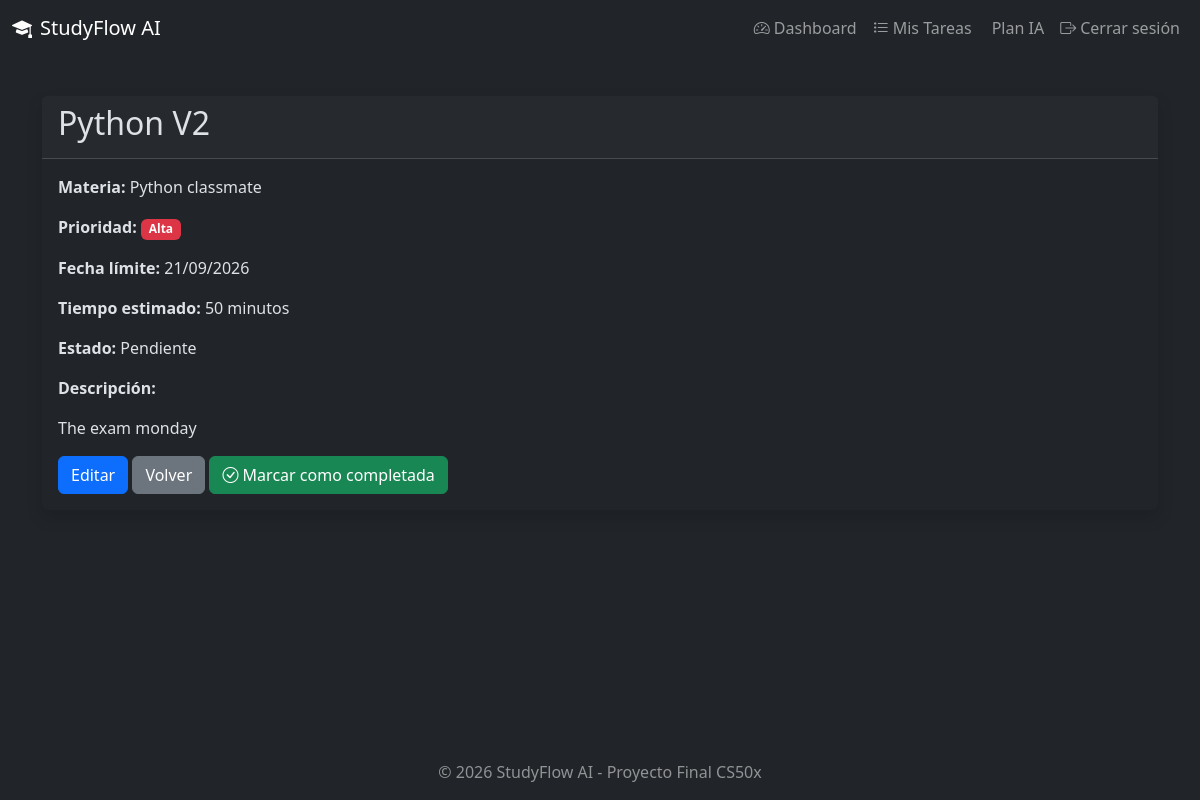
/tasks/15 (signed in), run on the app's committed database.
### models.py (models this page shows, shortened)
class Task(db.Model):
    __tablename__ = "tasks"
    id = db.Column(db.Integer, primary_key=True)
    title = db.Column(db.String(200), nullable=False)
    description = db.Column(db.Text, nullable=True)
    subject = db.Column(db.String(100), nullable=False)
    priority = db.Column(
        db.String(20),
        nullable=False,
        default="medium"
    )
    due_date = db.Column(db.Date, nullable=True)
    estimated_time = db.Column(db.Integer, nullable=True)
    completed = db.Column(db.Boolean, default=False)
    created_at = db.Column(db.DateTime, default=datetime.utcnow)
    user_id = db.Column(
        db.Integer,
        db.ForeignKey("users.id"),
        nullable=False
    )
    def get_priority_label(self):
        labels = {
            "low": "Baja",
            "medium": "Media",
            "high": "Alta"
        }
        return labels.get(self.priority, "Media")

### routes/tasks.py (the view)
@tasks_bp.route("/<int:task_id>")
@login_required
def task_detail(task_id):
    task = Task.query.get_or_404(task_id)
    if task.user_id != current_user.id:
        flash(
            "No tienes permiso para ver esta tarea.",
            "danger"
        )
        return redirect(url_for("tasks.list_tasks"))
    return render_template(
        "task_detail.html",
        task=task
    )

### app.py (called while the page is built)
def create_app():
    app = Flask(__name__)
    app.config.from_object(Config)
    db.init_app(app)
    login_manager.init_app(app)
    csrf.init_app(app)
    app.register_blueprint(auth_bp, url_prefix='/auth')
    app.register_blueprint(tasks_bp, url_prefix='/tasks')
    app.register_blueprint(dashboard_bp, url_prefix='/dashboard')
    app.register_blueprint(ai_bp, url_prefix='/ai')
    @login_manager.user_loader
    def load_user(user_id):
        return User.query.get(int(user_id))
    @app.errorhandler(404)
    def not_found(error):
        return render_template('404.html'), 404
    @app.errorhandler(500)
    def internal_error(error):
        db.session.rollback()
        return render_template('500.html'), 500
    @app.route('/')
    def index():
        return render_template('index.html')
    return app

### templates/task_detail.html (shortened to what this page needs)
{% extends "base.html" %} {% block title %}Detalle de tarea{% endblock %} {%
block content %}
<div class="card shadow">
  <div class="card-header">
    <h2>{{ task.title }}</h2>
  </div>
  <div class="card-body">
    <p><strong>Materia:</strong> {{ task.subject }}</p>
    <p>
      <strong>Prioridad:</strong>
      <span
        class="badge {% if task.priority == 'high' %}bg-danger{% elif task.priority == 'medium' %}bg-warning{% else %}bg-info{% endif %}"
        >{{ task.get_priority_label() }}</span
      >
    </p>
    {% if task.due_date %}
    <p>
      <strong>Fecha límite:</strong> {{ task.due_date.strftime('%d/%m/%Y') }}
    </p>
    {% endif %} {% if task.estimated_time %}
    <p><strong>Tiempo estimado:</strong> {{ task.estimated_time }} minutos</p>
    {% endif %}
    <p>
      <strong>Estado:</strong> {{ 'Completada' if task.completed else
      'Pendiente' }}
    </p>
    <p><strong>Descripción:</strong></p>
    <p>{{ task.description or 'Sin descripción' }}</p>
    <a
      href="{{ url_for('tasks.edit_task', task_id=task.id) }}"
      class="btn btn-primary"
      >Editar</a
    >
    <a href="{{ url_for('tasks.list_tasks') }}" class="btn btn-secondary"
      >Volver</a
    >
    <form action="{{ url_for('tasks.toggle_task', task_id=task.id) }}"
      method="POST"
      class="d-inline">
    {% if task.completed %}
        <button type="submit" class="btn btn-outline-secondary">
            <i class="bi bi-arrow-counterclockwise"></i>
            Marcar como pendiente
        </button>
    {% else %}
        <button type="submit" class="btn btn-success">
            <i class="bi bi-check-circle"></i>
            Marcar como completada
        </button>
    {% endif %}
</form>
  </div>
</div>
{% endblock %}

### static/css/style.css (style rules this page uses)
body { min-height: 100vh; display: flex; flex-direction: column; }
.card { border: none; box-shadow: 0 4px 6px rgba(0, 0, 0, 0.1); transition: transform 0.2s; }
.card, .list-group-item { animation: fadeIn 0.5s ease-out; }

### data on the page
Task: title "Python V2", subject "Python classmate", get_priority_label "Alta", due_date "21/09/2026", estimated_time "50", completed "Pendiente", description "The exam monday"
